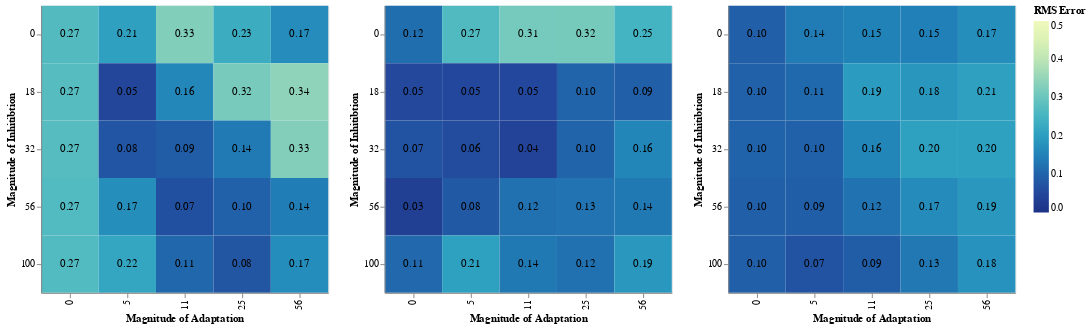

The code cell stored with this chart in its notebook:
### Code cell
df_stream_rms2 |>
  @vlplot(repeat={column=["Peripheral","Cortical","Object"]},
    config={range={heatmap={scheme="yellowgreenblue"}}}) +
  (@vlplot() +
   @vlplot(:rect, width=300, height=300,
           x={field=:c_a, typ="ordinal", 
              axis={title="Magnitude of Adaptation"}},
           y={field=:c_m, typ="ordinal",
              axis={title="Magnitude of Inhitibtion"}},
           color={field={repeat="column"}, aggregate="mean", typ="quantitative", sort = "descending",
                  legend={title="RMS Error"}, scale={domain=[0,0.5]}}) +
   @vlplot(:text, width=300, height=300,
           x={field=:c_a, typ="ordinal", 
              axis={title="Magnitude of Adaptation"}},
           y={field=:c_m, typ="ordinal", 
              axis={title="Magnitude of Inhitibtion"}},
           text={field={repeat="column"}, aggregate="mean", typ="quantitative", format=".2f"}))

### Figure 1 — Vega-Lite specification as saved in the notebook (floating-point values rounded to 4 significant figures)
{"config": {"range": {"heatmap": {"scheme": "yellowgreenblue"}}}, "data": {"values": [{"Cortical": 0.1179, "Object": 0.0951, "Peripheral": 0.2695, "c_a": 0, "c_m": 0}, {"Cortical": 0.2668, "Object": 0.1386, "Peripheral": 0.2055, "c_a": 5, "c_m": 0}, {"Cortical": 0.3144, "Object": 0.1503, "Peripheral": 0.3274, "c_a": 11, "c_m": 0}, {"Cortical": 0.3151, "Object": 0.1471, "Peripheral": 0.233, "c_a": 25, "c_m": 0}, {"Cortical": 0.2488, "Object": 0.1705, "Peripheral": 0.1675, "c_a": 56, "c_m": 0}, {"Cortical": 0.05113, "Object": 0.09642, "Peripheral": 0.2745, "c_a": 0, "c_m": 18}, {"Cortical": 0.05044, "Object": 0.1103, "Peripheral": 0.04763, "c_a": 5, "c_m": 18}, {"Cortical": 0.04969, "Object": 0.1948, "Peripheral": 0.1594, "c_a": 11, "c_m": 18}, {"Cortical": 0.1013, "Object": 0.1849, "Peripheral": 0.318, "c_a": 25, "c_m": 18}, {"Cortical": 0.09362, "Object": 0.2051, "Peripheral": 0.3441, "c_a": 56, "c_m": 18}, {"Cortical": 0.06984, "Object": 0.09965, "Peripheral": 0.2729, "c_a": 0, "c_m": 32}, {"Cortical": 0.05853, "Object": 0.0972, "Peripheral": 0.07743, "c_a": 5, "c_m": 32}, {"Cortical": 0.04055, "Object": 0.1566, "Peripheral": 0.09011, "c_a": 11, "c_m": 32}, {"Cortical": 0.1017, "Object": 0.2046, "Peripheral": 0.1368, "c_a": 25, "c_m": 32}, {"Cortical": 0.1567, "Object": 0.2036, "Peripheral": 0.3288, "c_a": 56, "c_m": 32}, {"Cortical": 0.03333, "Object": 0.09505, "Peripheral": 0.2676, "c_a": 0, "c_m": 56}, {"Cortical": 0.0813, "Object": 0.09171, "Peripheral": 0.1715, "c_a": 5, "c_m": 56}, {"Cortical": 0.1222, "Object": 0.124, "Peripheral": 0.06593, "c_a": 11, "c_m": 56}, {"Cortical": 0.125, "Object": 0.1661, "Peripheral": 0.09678, "c_a": 25, "c_m": 56}, {"Cortical": 0.135, "Object": 0.187, "Peripheral": 0.1411, "c_a": 56, "c_m": 56}, {"Cortical": 0.1078, "Object": 0.09539, "Peripheral": 0.2676, "c_a": 0, "c_m": 100}, {"Cortical": 0.206, "Object": 0.07187, "Peripheral": 0.2189, "c_a": 5, "c_m": 100}, {"Cortical": 0.1356, "Object": 0.08797, "Peripheral": 0.1063, "c_a": 11, "c_m": 100}, {"Cortical": 0.1226, "Object": 0.1337, "Peripheral": 0.07608, "c_a": 25, "c_m": 100}, {"Cortical": 0.1875, "Object": 0.1788, "Peripheral": 0.1691, "c_a": 56, "c_m": 100}]}, "repeat": {"column": ["Peripheral", "Cortical", "Object"]}, "spec": {"layer": [{"encoding": {"color": {"aggregate": "mean", "field": {"repeat": "column"}, "legend": {"title": "RMS Error"}, "scale": {"domain": [0, 0.5]}, "sort": "descending", "type": "quantitative"}, "x": {"axis": {"title": "Magnitude of Adaptation"}, "field": "c_a", "type": "ordinal"}, "y": {"axis": {"title": "Magnitude of Inhitibtion"}, "field": "c_m", "type": "ordinal"}}, "height": 300, "mark": "rect", "width": 300}, {"encoding": {"text": {"aggregate": "mean", "field": {"repeat": "column"}, "format": ".2f", "type": "quantitative"}, "x": {"axis": {"title": "Magnitude of Adaptation"}, "field": "c_a", "type": "ordinal"}, "y": {"axis": {"title": "Magnitude of Inhitibtion"}, "field": "c_m", "type": "ordinal"}}, "height": 300, "mark": "text", "width": 300}]}}
